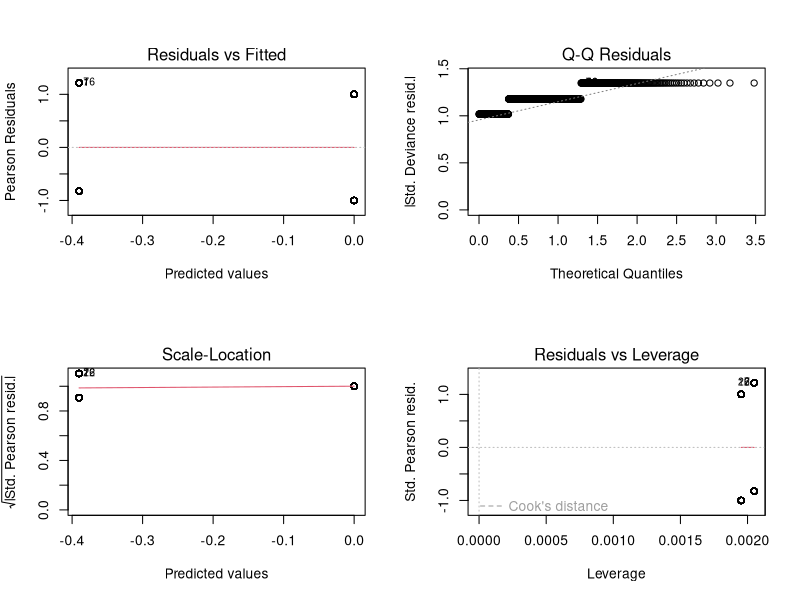
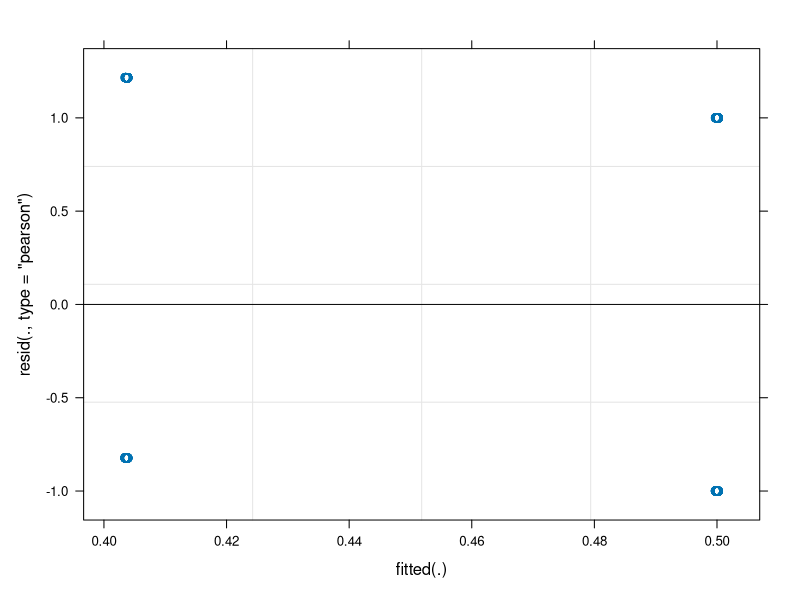

Generate these figures, in order, with R:
require(lme4)
require(boot)

rm(list = ls())
#set.seed(5086)

J      <-  20      #  Number of groups.
I      <-  50      # Number of obs. per GROUP
N      <-  J * I   # Total number of observations.
q      <-  0.2     # Intercept SD.
beta1  <-  0.5     # Fixed effect coefficient.
alpha0 <- -0.5     # Common intercept.


# Random effects vary around 0 with sd q.
alphas <- data.frame(
  group = c(1:N),
  alpha = rnorm(N, mean = 0, sd = q)
)


observations <-  data.frame(
  group = sort(rep(c(1:I), J)),
  i     = rep(c(1:I), J),
  x     = rbinom(N, 1, prob = 0.5)
)

observations <- merge(alphas, observations)  # natural join using "unit"
observations <- within(observations,  y <- rbinom(N, 1, prob = inv.logit(alpha0 + alpha + beta1 * x)) )


# Calculate random effects model.
raneff.glmer <-  glmer(y ~ factor(x) + (1 | group), data = observations,
                       family=binomial(link=logit))
print(summary(raneff.glmer))

# Comparison to model without raneff.
fixeff.glm <-  glm(y ~ factor(x), data = observations,
                   family=binomial(link=logit))
print(summary(fixeff.glm))

par(mfrow=c(2,2))
plot(fixeff.glm)
par(mfrow=c(1,1))

plot(raneff.glmer)


